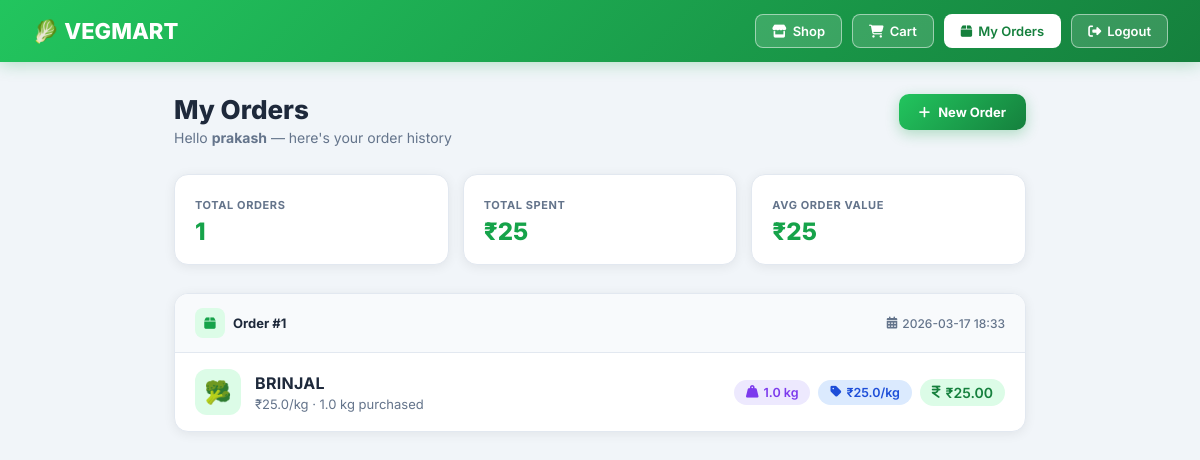
The page /my-orders (signed in) on the database its author committed.
### tables this page shows
CREATE TABLE users
                 (id INTEGER PRIMARY KEY, username TEXT UNIQUE, email TEXT UNIQUE, 
                  password TEXT, created_at TIMESTAMP, fullname TEXT, phone TEXT);

CREATE TABLE sales
                 (id INTEGER PRIMARY KEY, item_name TEXT, quantity REAL, price REAL, total REAL, 
                  customer_name TEXT, date TIMESTAMP);

### app.py (the view)
@app.route('/my-orders')
@login_required
def my_orders():
    user_id = session.get('user_id')
    conn = sqlite3.connect(DATABASE)
    c = conn.cursor()
    c.execute('SELECT fullname FROM users WHERE id=?', (user_id,))
    user_row = c.fetchone()
    customer_name = user_row[0] if user_row and user_row[0] else session.get('username', '')
    c.execute('''SELECT item_name, quantity, price, total, date
                 FROM sales WHERE customer_name=? ORDER BY date DESC''', (customer_name,))
    orders = c.fetchall()
    conn.close()
    return render_template('my_orders.html', orders=orders, customer_name=customer_name)

### app.py (called while the page is built)
def login_required(f):
    @wraps(f)
    def decorated_function(*args, **kwargs):
        if 'user_type' not in session:
            return redirect(url_for('login'))
        return f(*args, **kwargs)
    return decorated_function

### templates/my_orders.html (shortened to what this page needs)
<!DOCTYPE html>
<html lang="en">
<head>
    <link rel="stylesheet" href="https://cdnjs.cloudflare.com/ajax/libs/font-awesome/6.5.0/css/all.min.css">
</head>
<body>
<nav>
    <a class="nav-brand" href="{{ url_for('customer_shop') }}">🥬 VEGMART</a>
    <div class="nav-links">
        <a class="nav-btn" href="{{ url_for('customer_shop') }}"><i class="fas fa-store"></i> Shop</a>
        <a class="nav-btn" href="{{ url_for('view_cart') }}"><i class="fas fa-shopping-cart"></i> Cart</a>
        <a class="nav-btn active" href="{{ url_for('my_orders') }}"><i class="fas fa-box"></i> My Orders</a>
        <a class="nav-btn" href="{{ url_for('logout') }}"><i class="fas fa-sign-out-alt"></i> Logout</a>
    </div>
</nav>
<div class="page">
    <div class="page-header">
        <div>
            <h1>My Orders</h1>
            <p>Hello <strong>{{ customer_name }}</strong> — here's your order history</p>
        </div>
        <a href="{{ url_for('customer_shop') }}" class="shop-btn" style="font-size:13px;padding:10px 20px;">
            <i class="fas fa-plus"></i> New Order
        </a>
    </div>
    {% if orders %}
        {% set total_spent = namespace(v=0) %}
        {% for o in orders %}{% set total_spent.v = total_spent.v + o[3] %}{% endfor %}
        <div class="summary-strip">
            <div class="strip-card">
                <label>Total Orders</label>
                <div class="val">{{ orders|length }}</div>
            </div>
            <div class="strip-card">
                <label>Total Spent</label>
                <div class="val">₹{{ "%.0f"|format(total_spent.v) }}</div>
            </div>
            <div class="strip-card">
                <label>Avg Order Value</label>
                <div class="val">₹{{ "%.0f"|format(total_spent.v / orders|length) }}</div>
            </div>
        </div>
        {% for order in orders %}
        <div class="order-card">
            <div class="order-header">
                <div class="order-num">
                    <div class="icon"><i class="fas fa-box"></i></div>
                    Order #{{ loop.revindex }}
                </div>
                <div class="order-date">
                    <i class="fas fa-calendar-alt"></i>
                    {{ order[4][:16] if order[4] else '—' }}
                </div>
            </div>
            <div class="order-body">
                <div class="order-item-info">
                    <div class="veg-emoji">🥦</div>
                    <div>
                        <div class="item-name">{{ order[0] }}</div>
                        <div class="item-detail">₹{{ order[2] }}/kg · {{ order[1] }} kg purchased</div>
                    </div>
                </div>
                <div class="order-badges">
                    <span class="badge badge-qty"><i class="fas fa-weight-hanging"></i> {{ order[1] }} kg</span>
                    <span class="badge badge-price"><i class="fas fa-tag"></i> ₹{{ order[2] }}/kg</span>
                    <span class="badge badge-total"><i class="fas fa-indian-rupee-sign"></i> ₹{{ "%.2f"|format(order[3]) }}</span>
                </div>
            </div>
        </div>
        {% endfor %}
    {% endif %}
</div>
</body>
</html>

### templates/my_orders.html (style rules this page uses)
*, *::before, *::after { box-sizing: border-box; margin: 0; padding: 0; }
:root { --green: #16a34a; --green-dark: #15803d; --green-light: #dcfce7; --green-mid: #22c55e; --bg: #f1f5f9; --card: #ffffff; --text: #1e293b; --muted: #64748b; --border: #e2e8f0; --radius: 14px; --shadow: 0 2px 12px rgba(0,0,0,.07); }
body { font-family: 'Inter', sans-serif; background: var(--bg); color: var(--text); min-height: 100vh; }
nav { background: linear-gradient(135deg, #22c55e, #15803d); padding: 14px 32px; display: flex; align-items: center; justify-content: space-between; position: sticky; top: 0; z-index: 99; box-shadow: 0 2px 16px rgba(22,163,74,.3); }
.nav-brand { font-size: 22px; font-weight: 800; color: #fff; text-decoration: none; }
.nav-links { display: flex; gap: 10px; align-items: center; }
.nav-btn { padding: 8px 16px; border-radius: 8px; font-family: 'Inter', sans-serif; font-size: 13px; font-weight: 600; text-decoration: none; display: inline-flex; align-items: center; gap: 6px; transition: all .2s; background: rgba(255,255,255,.15); color: #fff; border: 1.5px solid rgba(255,255,255,.5); }
.nav-btn.active { background: #fff; color: var(--green-dark); }
.page { max-width: 900px; margin: 0 auto; padding: 32px 24px; }
.page-header { display: flex; align-items: flex-start; justify-content: space-between; margin-bottom: 28px; flex-wrap: wrap; gap: 14px; }
.page-header h1 { font-size: 26px; font-weight: 800; }
.page-header p { color: var(--muted); font-size: 14px; margin-top: 4px; }
.summary-strip { display: grid; grid-template-columns: repeat(auto-fit, minmax(150px, 1fr)); gap: 14px; margin-bottom: 28px; }
.strip-card { background: var(--card); border: 1px solid var(--border); border-radius: var(--radius); padding: 18px 20px; box-shadow: var(--shadow); }
.strip-card label { font-size: 11px; font-weight: 700; color: var(--muted); text-transform: uppercase; letter-spacing: .6px; }
.strip-card .val { font-size: 24px; font-weight: 800; color: var(--green); margin-top: 4px; }
.order-card { background: var(--card); border: 1px solid var(--border); border-radius: var(--radius); box-shadow: var(--shadow); margin-bottom: 16px; overflow: hidden; transition: box-shadow .2s, transform .2s; }
.order-header { padding: 14px 20px; background: #f8fafc; border-bottom: 1px solid var(--border); display: flex; align-items: center; justify-content: space-between; flex-wrap: wrap; gap: 8px; }
.order-header .order-num { font-size: 13px; font-weight: 700; color: var(--text); display: flex; align-items: center; gap: 8px; }
.order-header .order-num .icon { width: 30px; height: 30px; border-radius: 8px; background: var(--green-light); display: flex; align-items: center; justify-content: center; color: var(--green); font-size: 13px; }
.order-date { font-size: 12px; color: var(--muted); font-weight: 500; display: flex; align-items: center; gap: 5px; }
.order-body { padding: 16px 20px; display: flex; align-items: center; justify-content: space-between; flex-wrap: wrap; gap: 14px; }
.order-item-info { display: flex; align-items: center; gap: 14px; flex: 1; min-width: 180px; }
.veg-emoji { width: 46px; height: 46px; border-radius: 12px; background: var(--green-light); display: flex; align-items: center; justify-content: center; font-size: 22px; flex-shrink: 0; }
.item-name { font-size: 16px; font-weight: 700; text-transform: uppercase; letter-spacing: .3px; }
.item-detail { font-size: 13px; color: var(--muted); margin-top: 3px; }
.order-badges { display: flex; gap: 8px; align-items: center; flex-wrap: wrap; }
.badge { display: inline-flex; align-items: center; gap: 5px; padding: 5px 12px; border-radius: 100px; font-size: 12.5px; font-weight: 600; }
.badge-qty { background: #ede9fe; color: #7c3aed; }
.badge-price { background: #dbeafe; color: #1d4ed8; }
.badge-total { background: var(--green-light); color: var(--green-dark); font-size: 14px; }
.shop-btn { display: inline-flex; align-items: center; gap: 8px; background: linear-gradient(135deg, var(--green-mid), var(--green-dark)); color: #fff; padding: 12px 28px; border-radius: 10px; font-weight: 700; font-size: 14px; text-decoration: none; box-shadow: 0 4px 14px rgba(22,163,74,.3); transition: all .2s; }

### rows shown on the page
users: fullname "prakash"
sales: date "2026-03-17 18:33", item_name "BRINJAL", price "25.0", quantity "1.0", total "25.00"

### other values the page prints
{{ orders|length }} "1"
{{ "%.0f"|format(total_spent.v) }} "25"
{{ "%.0f"|format(total_spent.v / orders|length) }} "25"
